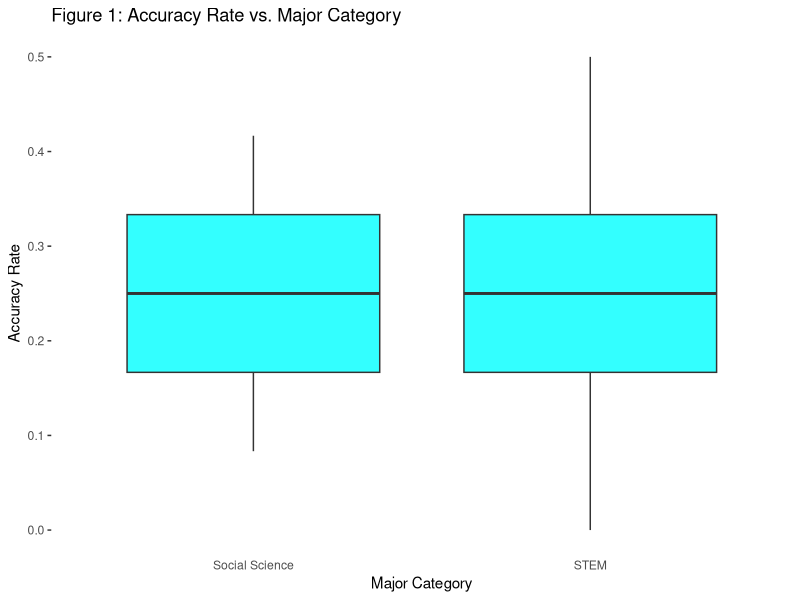
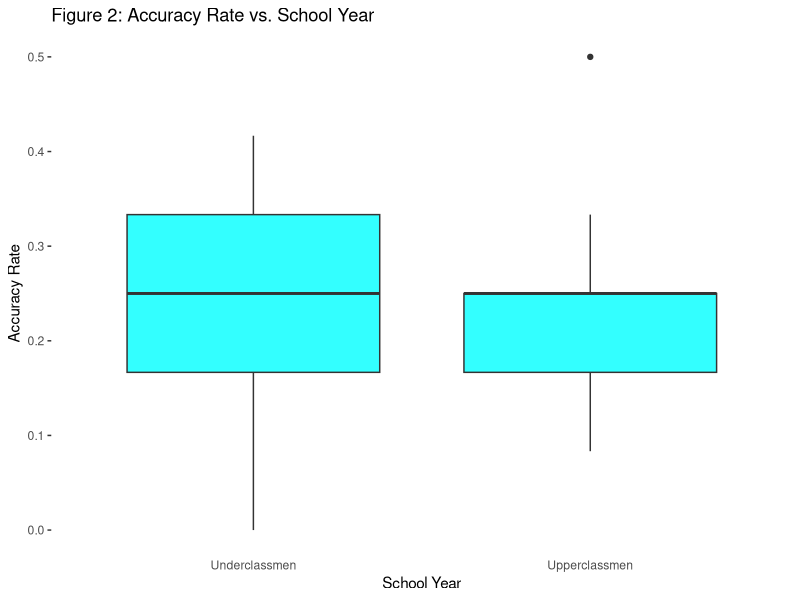
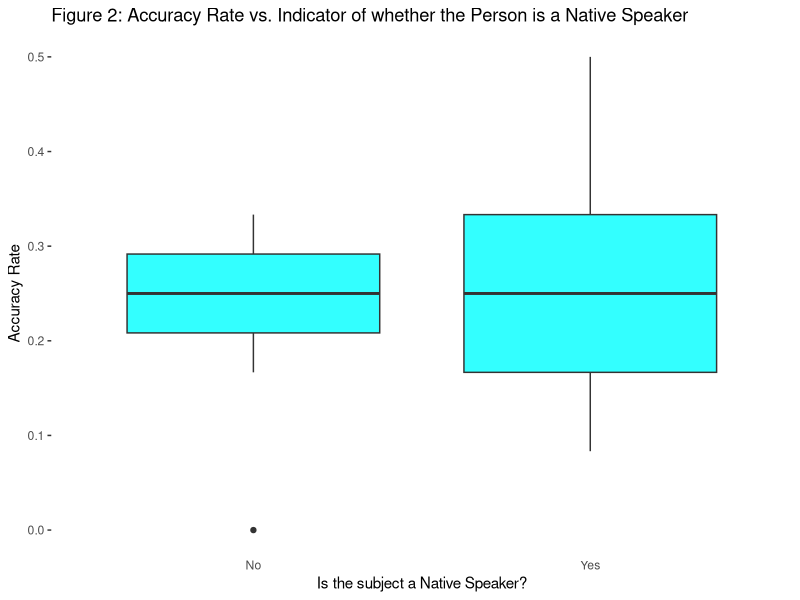
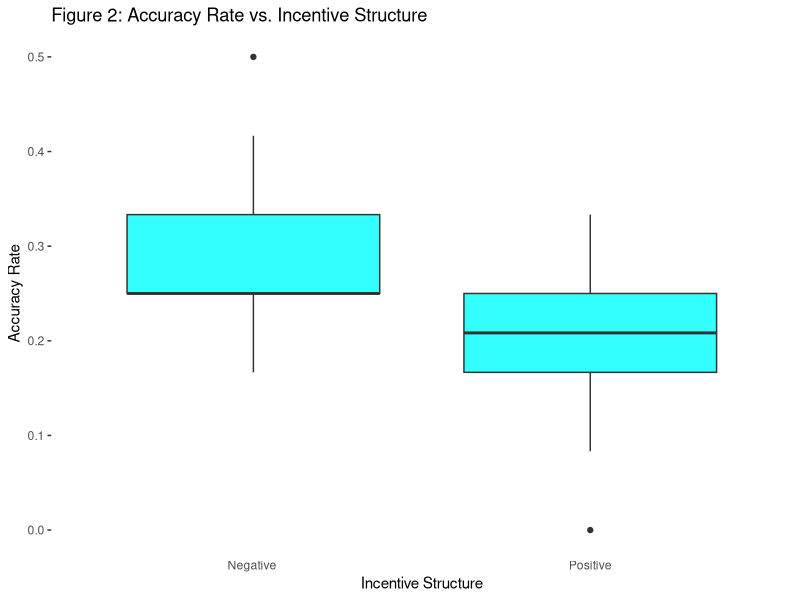
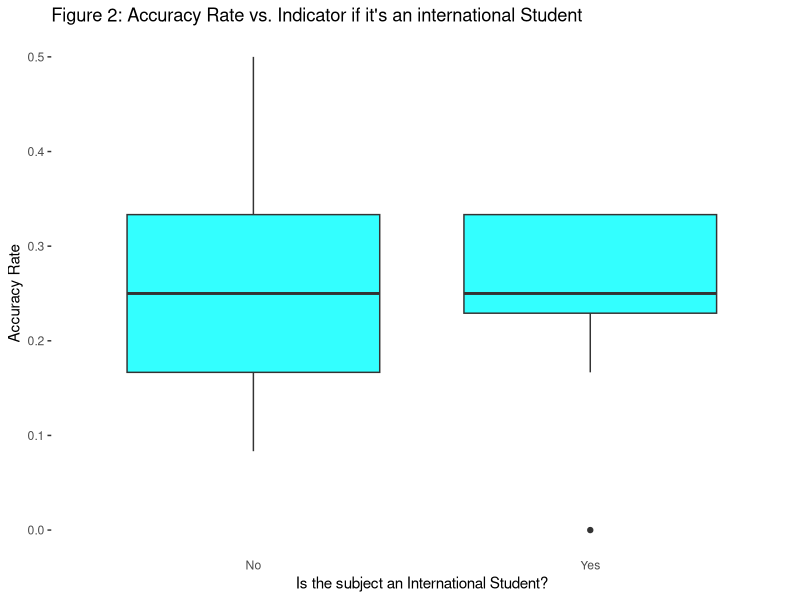
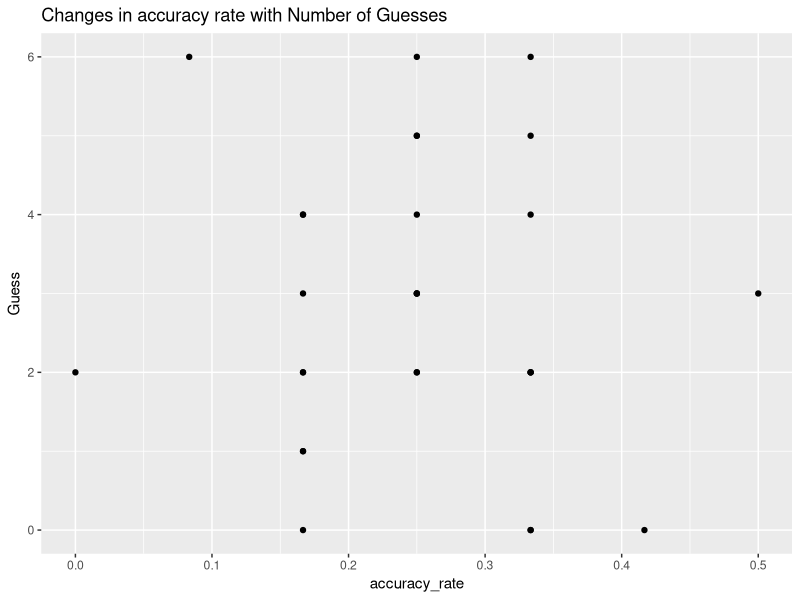
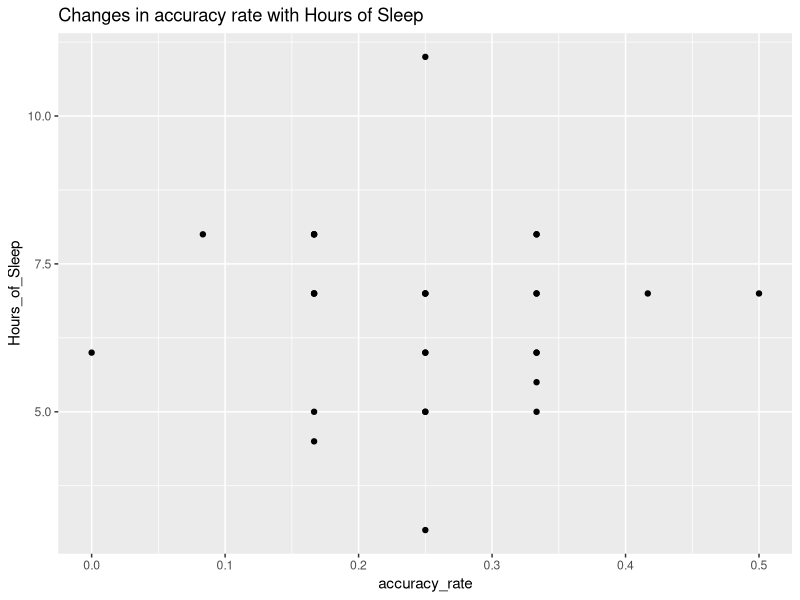
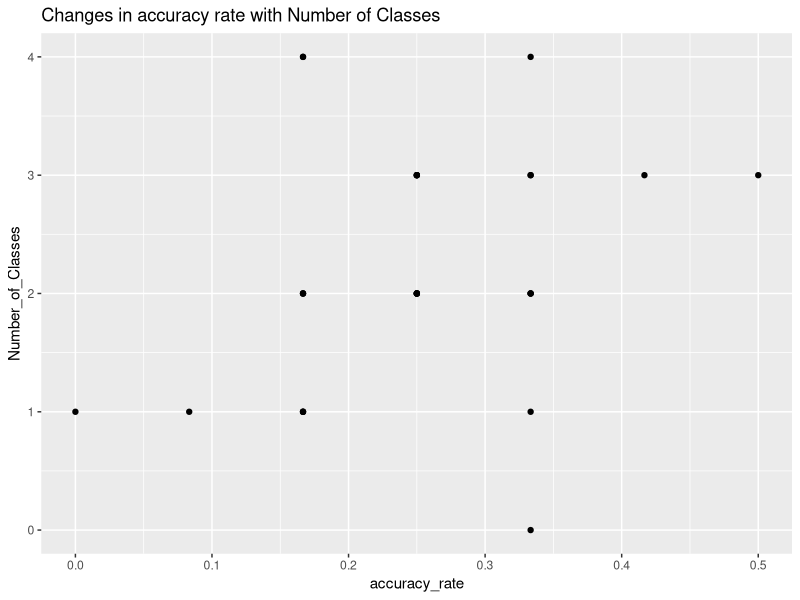

The R source for these figures, in order:
## ---- chunk 1
knitr::opts_chunk$set(echo = FALSE, error = TRUE, warning = FALSE, message = FALSE)

library(dplyr)
library(tidyr)
library(lubridate)
library(stringr)
library(ggplot2)
library(sf)
library(spdep)
library(spatialreg)
## ---- chunk 2
experiment<- read.csv('Data.csv')
data<-as.data.frame(experiment)
data_clean<- data %>% 
  filter(SL<30) %>% 
  select(-X,-X.1) 

##Given the low number of first years we could create two variables, one that it lower and upper classmen 

data_clean<-data_clean %>% 
  mutate(school_status = ifelse(test = School_Year == 1|School_Year==2, yes = "Underclassmen",no = "Upperclassmen"))

##Given the low number of subjects in certain majors I grouped them into Stem and Social Science

NEW_MAJOR_CATEGORY<-data_clean %>% 
  mutate(Major_category = ifelse(Major=="Biology"|Major=="Computer Science"|Major=="Geology"|Major=="Neuroscience"|Major=="Statistics","STEM","Social Science")) %>% 
  mutate(accuracy_rate = Correct/12, share_questions_responded = (Passage.1+Passage.2)/12)
## ---- chunk 3

NEW_MAJOR_CATEGORY %>% 
  ggplot(aes(x = Major_category,y = accuracy_rate), fill = blue)+
  geom_boxplot(fill = "#33FFFF")+
  labs(title = "Figure 1: Accuracy Rate vs. Major Category",
       x=  "Major Category",
       y=  "Accuracy Rate")+
  theme(panel.grid.major = element_blank(), panel.grid.minor = element_blank(), panel.background = element_blank(), axis.ticks.x = element_blank())
 
  

NEW_MAJOR_CATEGORY %>% 
  ggplot(aes(y = accuracy_rate, x = factor(school_status)))+
  geom_boxplot(fill = "#33FFFF")+
  labs(title = "Figure 2: Accuracy Rate vs. School Year",
       x=  "School Year",
       y=  "Accuracy Rate")+
  theme(panel.grid.major = element_blank(), panel.grid.minor = element_blank(), panel.background = element_blank(), axis.ticks.x = element_blank())


NEW_MAJOR_CATEGORY %>% 
  ggplot(aes(y = accuracy_rate, x = factor(English_Native)))+
  geom_boxplot(fill = "#33FFFF")+
  labs(title = "Figure 2: Accuracy Rate vs. Indicator of whether the Person is a Native Speaker",
       x=  "Is the subject a Native Speaker?",
       y=  "Accuracy Rate")+
  theme(panel.grid.major = element_blank(), panel.grid.minor = element_blank(), panel.background = element_blank(), axis.ticks.x = element_blank())


NEW_MAJOR_CATEGORY %>% 
  ggplot(aes(y = accuracy_rate, x = factor(Incentive_Structure)))+
  geom_boxplot(fill = "#33FFFF")+
  labs(title = "Figure 2: Accuracy Rate vs. Incentive Structure",
       x=  "Incentive Structure",
       y=  "Accuracy Rate")+
  theme(panel.grid.major = element_blank(), panel.grid.minor = element_blank(), panel.background = element_blank(), axis.ticks.x = element_blank())


NEW_MAJOR_CATEGORY %>% 
  ggplot(aes(y = accuracy_rate, x = factor(International)))+
  geom_boxplot(fill = "#33FFFF")+
  labs(title = "Figure 2: Accuracy Rate vs. Indicator if it's an international Student",
       x=  "Is the subject an International Student?",
       y=  "Accuracy Rate")+
  theme(panel.grid.major = element_blank(), panel.grid.minor = element_blank(), panel.background = element_blank(), axis.ticks.x = element_blank())



NEW_MAJOR_CATEGORY %>% 
  ggplot(aes(x = accuracy_rate, y = Guess))+
  geom_point()+
  labs(title = "Changes in accuracy rate with Number of Guesses")

NEW_MAJOR_CATEGORY %>% 
  ggplot(aes(x = accuracy_rate, y = Hours_of_Sleep))+
  geom_point()+
  labs(title = "Changes in accuracy rate with Hours of Sleep")

NEW_MAJOR_CATEGORY %>% 
  ggplot(aes(x = accuracy_rate, y = Number_of_Classes))+
  geom_point()+
  labs(title = "Changes in accuracy rate with Number of Classes")

NEW_MAJOR_CATEGORY %>% 
  ggplot(aes(y = accuracy_rate, x = Workload))+
  geom_boxplot(fill = "#33FFFF")+
  labs(title = "Figure 2: Accuracy Rate vs. Workload",
       x=  "Is the subject experiencing a large or small workload?",
       y=  "Accuracy Rate")+
  theme(panel.grid.major = element_blank(), panel.grid.minor = element_blank(), panel.background = element_blank(), axis.ticks.x = element_blank())

NEW_MAJOR_CATEGORY %>% 
  ggplot(aes(x = accuracy_rate, y = Gender))+
  geom_boxplot(fill = "#33FFFF")+
  labs(title = "Figure 2: Accuracy Rate vs. Indicator for Gender",
       x=  "Is the subject male or female identifying?",
       y=  "Accuracy Rate")+
  theme(panel.grid.major = element_blank(), panel.grid.minor = element_blank(), panel.background = element_blank(), axis.ticks.x = element_blank())

NEW_MAJOR_CATEGORY %>% 
  ggplot(aes(y = share_questions_responded, x = Incentive_Structure))+
  geom_boxplot(fill = "#33FFFF")+
  labs(title = "Figure 2: Share of Questions Responded vs. Incentive Structure",
       x=  "Is the subject male or female identifying?",
       y=  "Accuracy Rate")+
  theme(panel.grid.major = element_blank(), panel.grid.minor = element_blank(), panel.background = element_blank(), axis.ticks.x = element_blank())

NEW_MAJOR_CATEGORY %>% 
  ggplot(aes(x = share_questions_responded, fill = "blue"))+
  geom_density()+
  labs(title = "Figure 2: Distribution of Share of Questions Responded",
       y=  "Probability",
       x=  "Number of questions responded")+
  theme(panel.grid.major = element_blank(), panel.grid.minor = element_blank(), panel.background = element_blank(), axis.ticks.x = element_blank())
  


model1 <- lm(accuracy_rate~Incentive_Structure+Gender+factor(school_status)+English_Native+Number_of_Classes+Hours_of_Sleep+Workload+Major_category+share_questions_responded,data = NEW_MAJOR_CATEGORY)
summary(model1)
model2<-lm(share_questions_responded~Incentive_Structure+Gender+factor(school_status)+English_Native+Number_of_Classes+Hours_of_Sleep+Workload+Major_category+share_questions_responded,data = NEW_MAJOR_CATEGORY)
summary(model2)
